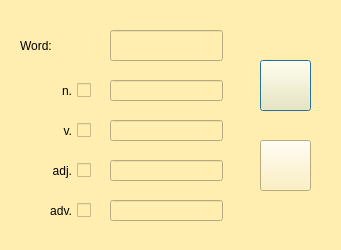
<?xml version="1.0" encoding="UTF-8"?>
<ui version="4.0">
 <class>AddWordDialog</class>
 <widget class="QDialog" name="AddWordDialog">
  <property name="geometry">
   <rect>
    <x>0</x>
    <y>0</y>
    <width>341</width>
    <height>250</height>
   </rect>
  </property>
  <property name="minimumSize">
   <size>
    <width>341</width>
    <height>250</height>
   </size>
  </property>
  <property name="maximumSize">
   <size>
    <width>341</width>
    <height>250</height>
   </size>
  </property>
  <property name="windowTitle">
   <string>Dialog</string>
  </property>
  <property name="styleSheet">
   <string notr="true">background-color: rgb(255, 238, 176);</string>
  </property>
  <widget class="QCheckBox" name="nounCheck">
   <property name="geometry">
    <rect>
     <x>40</x>
     <y>70</y>
     <width>51</width>
     <height>41</height>
    </rect>
   </property>
   <property name="layoutDirection">
    <enum>Qt::RightToLeft</enum>
   </property>
   <property name="styleSheet">
    <string notr="true">font: 14pt &quot;Arial&quot;;</string>
   </property>
   <property name="text">
    <string>n.</string>
   </property>
  </widget>
  <widget class="QCheckBox" name="verbCheck">
   <property name="geometry">
    <rect>
     <x>40</x>
     <y>110</y>
     <width>51</width>
     <height>41</height>
    </rect>
   </property>
   <property name="layoutDirection">
    <enum>Qt::RightToLeft</enum>
   </property>
   <property name="styleSheet">
    <string notr="true">font: 14pt &quot;Arial&quot;;</string>
   </property>
   <property name="text">
    <string>v.</string>
   </property>
  </widget>
  <widget class="QLineEdit" name="verbInput">
   <property name="enabled">
    <bool>false</bool>
   </property>
   <property name="geometry">
    <rect>
     <x>110</x>
     <y>120</y>
     <width>113</width>
     <height>21</height>
    </rect>
   </property>
  </widget>
  <widget class="QLineEdit" name="nounInput">
   <property name="enabled">
    <bool>false</bool>
   </property>
   <property name="geometry">
    <rect>
     <x>110</x>
     <y>80</y>
     <width>113</width>
     <height>21</height>
    </rect>
   </property>
  </widget>
  <widget class="QCheckBox" name="adjectiveCheck">
   <property name="geometry">
    <rect>
     <x>30</x>
     <y>150</y>
     <width>61</width>
     <height>41</height>
    </rect>
   </property>
   <property name="layoutDirection">
    <enum>Qt::RightToLeft</enum>
   </property>
   <property name="styleSheet">
    <string notr="true">font: 14pt &quot;Arial&quot;;</string>
   </property>
   <property name="text">
    <string>adj.</string>
   </property>
  </widget>
  <widget class="QCheckBox" name="adverbCheck">
   <property name="geometry">
    <rect>
     <x>20</x>
     <y>190</y>
     <width>71</width>
     <height>41</height>
    </rect>
   </property>
   <property name="layoutDirection">
    <enum>Qt::RightToLeft</enum>
   </property>
   <property name="styleSheet">
    <string notr="true">font: 14pt &quot;Arial&quot;;</string>
   </property>
   <property name="text">
    <string>adv.</string>
   </property>
  </widget>
  <widget class="QLineEdit" name="adjectiveInput">
   <property name="enabled">
    <bool>false</bool>
   </property>
   <property name="geometry">
    <rect>
     <x>110</x>
     <y>160</y>
     <width>113</width>
     <height>21</height>
    </rect>
   </property>
  </widget>
  <widget class="QLineEdit" name="adverbInput">
   <property name="enabled">
    <bool>false</bool>
   </property>
   <property name="geometry">
    <rect>
     <x>110</x>
     <y>200</y>
     <width>113</width>
     <height>21</height>
    </rect>
   </property>
  </widget>
  <widget class="QLabel" name="wordLabel">
   <property name="geometry">
    <rect>
     <x>20</x>
     <y>30</y>
     <width>81</width>
     <height>31</height>
    </rect>
   </property>
   <property name="styleSheet">
    <string notr="true">font: 16pt &quot;Arial&quot;;</string>
   </property>
   <property name="text">
    <string>Word:</string>
   </property>
  </widget>
  <widget class="QLineEdit" name="wordInput">
   <property name="geometry">
    <rect>
     <x>110</x>
     <y>30</y>
     <width>113</width>
     <height>31</height>
    </rect>
   </property>
   <property name="styleSheet">
    <string notr="true">font: 11pt &quot;Arial&quot;;</string>
   </property>
   <property name="text">
    <string/>
   </property>
  </widget>
  <widget class="QPushButton" name="acceptButton">
   <property name="geometry">
    <rect>
     <x>260</x>
     <y>60</y>
     <width>51</width>
     <height>51</height>
    </rect>
   </property>
   <property name="styleSheet">
    <string notr="true">border-image: url(:/new/prefix1/acceptPicture.png);</string>
   </property>
   <property name="text">
    <string/>
   </property>
  </widget>
  <widget class="QPushButton" name="cancelButton">
   <property name="geometry">
    <rect>
     <x>260</x>
     <y>140</y>
     <width>51</width>
     <height>51</height>
    </rect>
   </property>
   <property name="styleSheet">
    <string notr="true">border-image: url(:/new/prefix1/cancelPicture.png);</string>
   </property>
   <property name="text">
    <string/>
   </property>
  </widget>
 </widget>
 <resources/>
 <connections/>
</ui>
